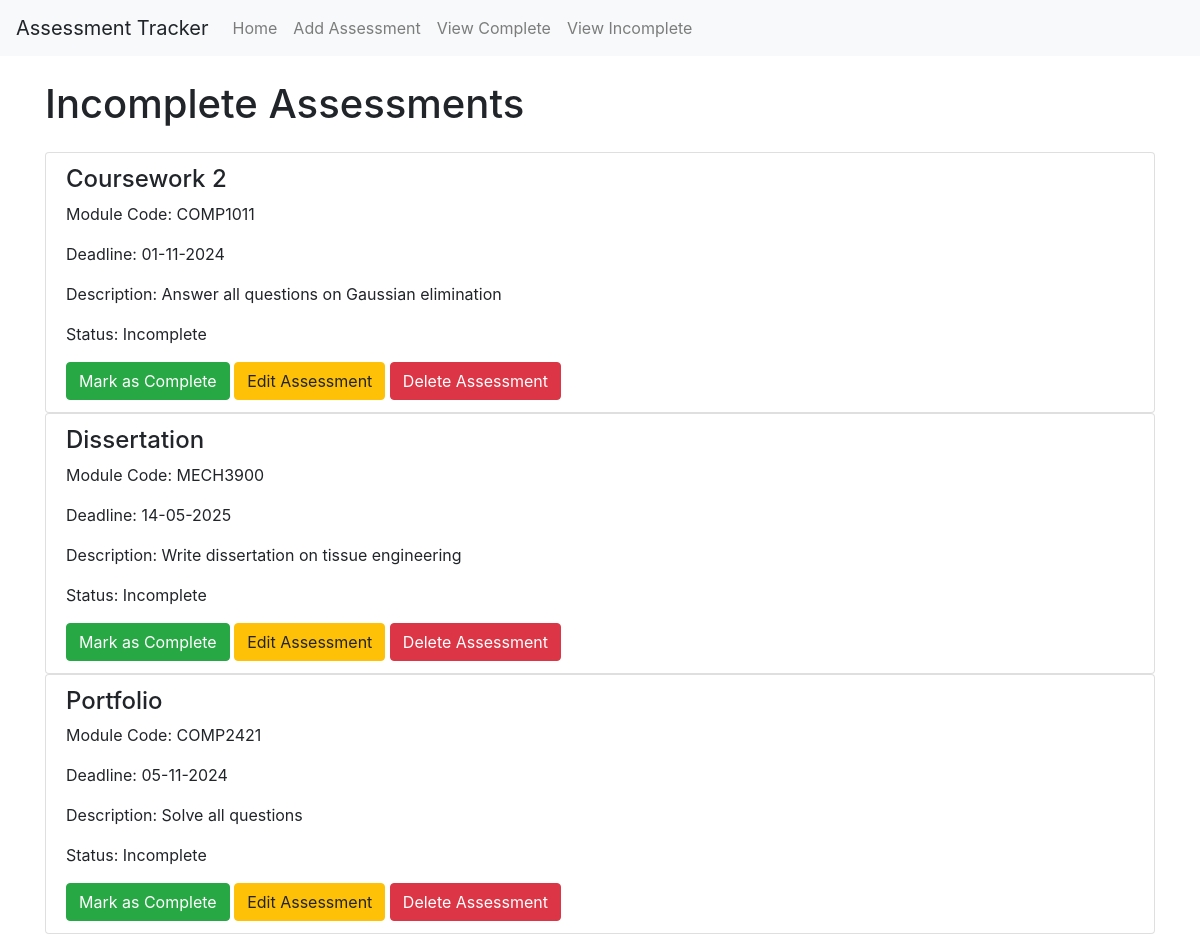
/view_incomplete, run on an earlier commit of the app's database.
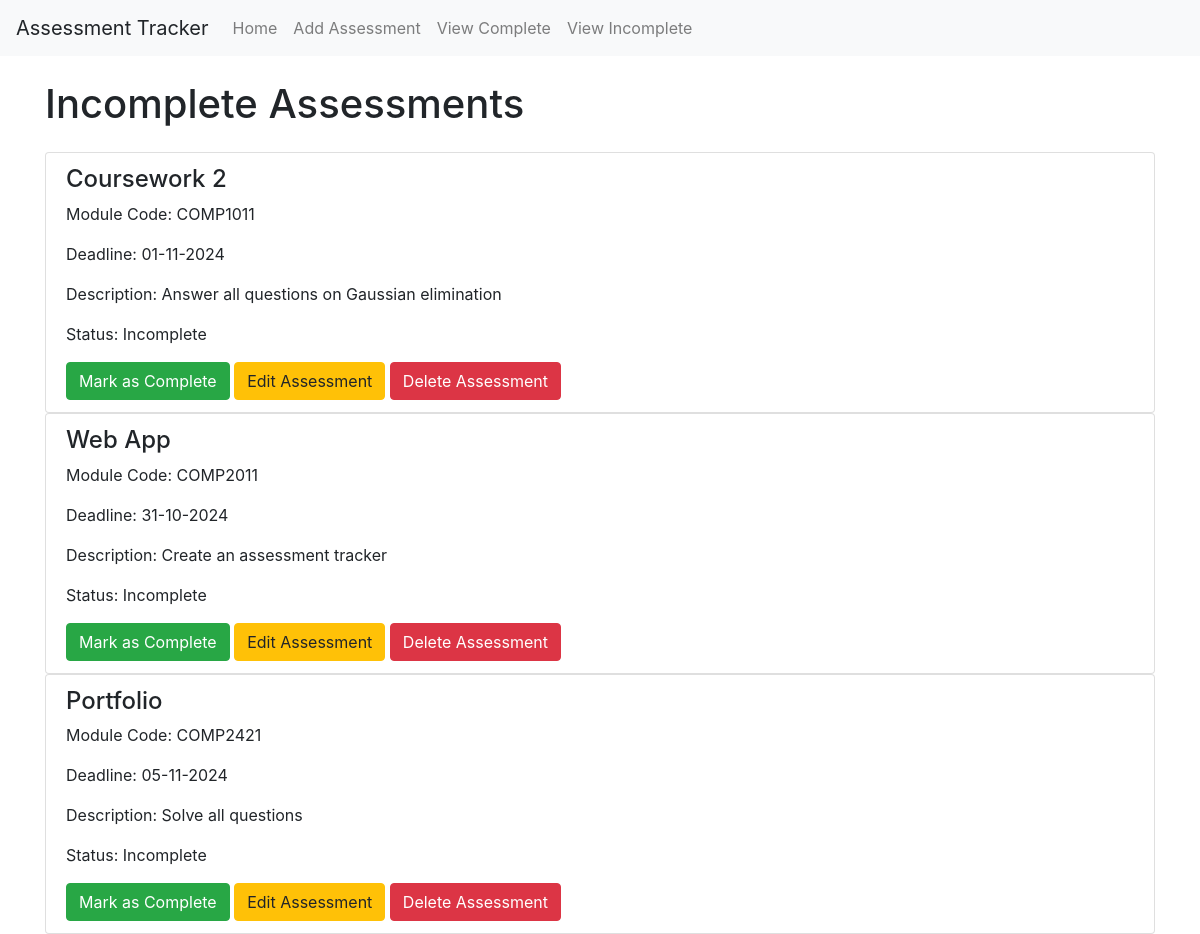
And on a later commit of the database.
### app/models.py (models this page shows)
class Assessment(db.Model):
    id = db.Column(db.Integer, primary_key=True)
    title = db.Column(db.String(100), nullable=False)
    module_code = db.Column(db.String(100), nullable=False)
    deadline = db.Column(db.DateTime, nullable=False)
    description = db.Column(db.Text, nullable=False)
    completed = db.Column(db.Boolean, default=False)

### app/views.py (the view)
@app.route('/view_incomplete')
def view_incomplete():
    incomplete_assessments = Assessment.query.filter_by(completed=False).all()
    return render_template('incomplete.html',
                           assessments=incomplete_assessments)

### app/templates/incomplete.html (shortened to what this page needs)
{% extends "base.html" %}
{% block content %}
<h1 class="my-4">Incomplete Assessments</h1>
{% if assessments %}
    {% for assessment in assessments %}
        <ul class="list-group">
            <li class="list-group-item">
                <h4>{{ assessment.title }}</h4>
                <p>Module Code: {{ assessment.module_code }}</p>
                <p>Deadline: {{ assessment.deadline.strftime('%d-%m-%Y') }}</p>
                <p>Description: {{ assessment.description }}</p>
                <p>Status: Incomplete</p>
                <a href="{{ url_for('complete_button', id=assessment.id) }}" class="btn btn-success">Mark as Complete</a>
                <a href="{{ url_for('edit_assessment', id=assessment.id) }}" class="btn btn-warning">Edit Assessment</a>
                <a href="{{ url_for('delete_assessment', id=assessment.id) }}" class="btn btn-danger">Delete Assessment</a>
            </li>
        </ul>
    {% endfor %}
{% else %}
    <p>No incomplete assessments found!</p>
{% endif %}
{% endblock %}

What changed in the data, as far as the page shows it:
no longer on this page (row edited): Assessment: title "Dissertation", module_code "MECH3900", deadline "14-05-2025", description "Write dissertation on tissue engineering"
now on this page (row edited): Assessment: title "Web App", module_code "COMP2011", deadline "31-10-2024", description "Create an assessment tracker"
